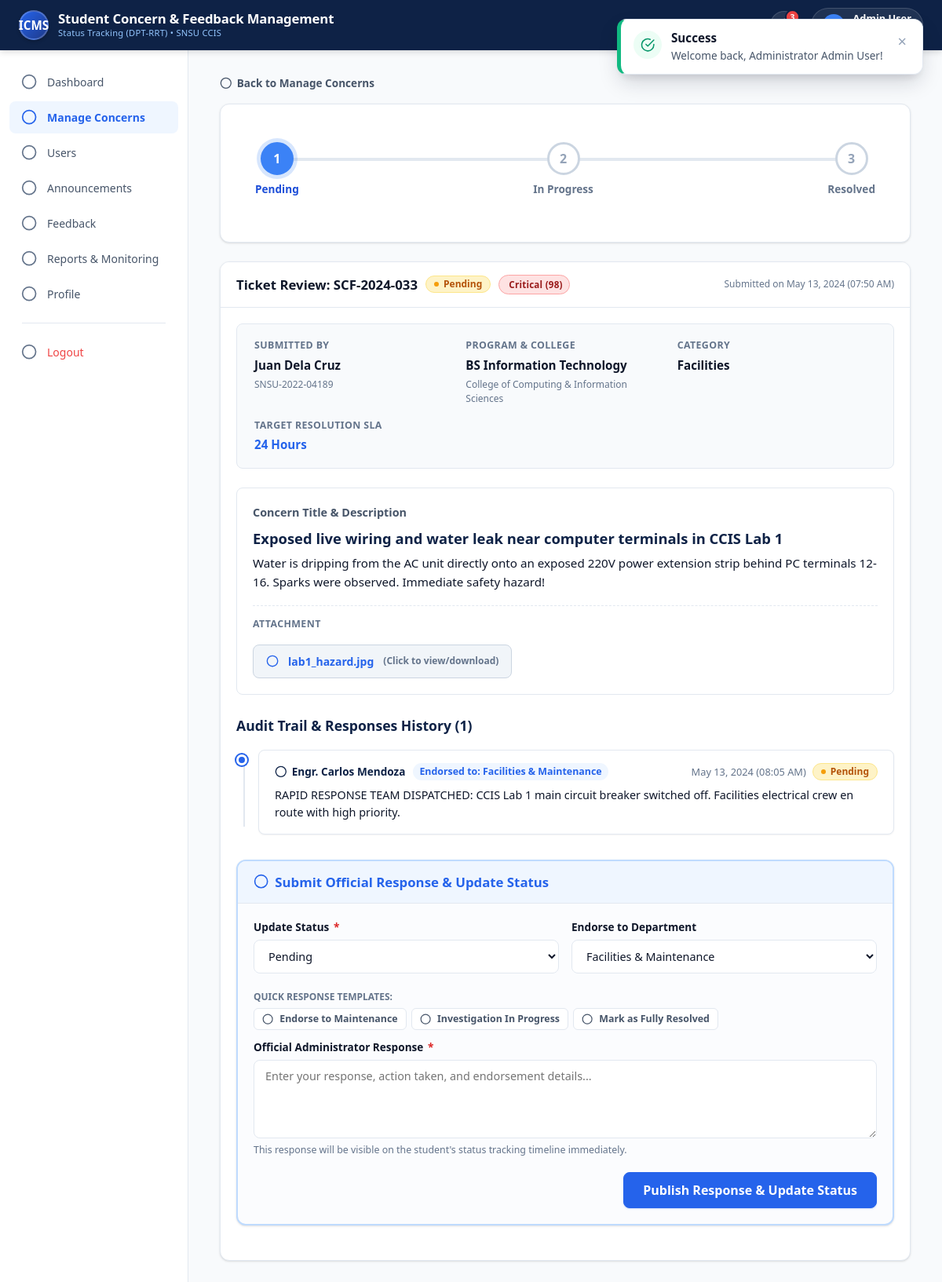
Page /admin/concern_details.php?id=11 (signed in) on the committed database.
### tables this page shows
CREATE TABLE IF NOT EXISTS `concerns` (
  `concern_id` INT AUTO_INCREMENT PRIMARY KEY,
  `ticket_id` VARCHAR(50) NOT NULL UNIQUE,
  `student_id` INT NOT NULL,
  `category_id` INT NOT NULL,
  `status_id` INT NOT NULL DEFAULT 1,
  `title` VARCHAR(255) NOT NULL,
  `description` TEXT NOT NULL,
  `attachment_path` VARCHAR(255) DEFAULT NULL,
  `priority` ENUM('Critical', 'High', 'Medium', 'Low') DEFAULT 'Medium',
  `ai_urgency_score` INT DEFAULT 50,
  `sla_hours` INT DEFAULT 72,
  `is_rrt_alert` TINYINT(1) DEFAULT 0,
  `date_submitted` DATETIME DEFAULT CURRENT_TIMESTAMP,
  INDEX (`ticket_id`),
  INDEX (`student_id`),
  INDEX (`category_id`),
  INDEX (`status_id`),
  INDEX (`priority`),
  CONSTRAINT `fk_concern_student` FOREIGN KEY (`student_id`) REFERENCES `students` (`student_id`) ON DELETE CASCADE,
  CONSTRAINT `fk_concern_category` FOREIGN KEY (`category_id`) REFERENCES `categories` (`category_id`) ON DELETE RESTRICT,
  CONSTRAINT `fk_concern_status` FOREIGN KEY (`status_id`) REFERENCES `statuses` (`status_id`) ON DELETE RESTRICT
);

CREATE TABLE IF NOT EXISTS `students` (
  `student_id` INT AUTO_INCREMENT PRIMARY KEY,
  `student_no` VARCHAR(50) NOT NULL UNIQUE,
  `name` VARCHAR(150) NOT NULL,
  `email` VARCHAR(150) NOT NULL UNIQUE,
  `password` VARCHAR(255) NOT NULL,
  `department` VARCHAR(150) NOT NULL DEFAULT 'College of Computing & Information Sciences',
  `program` VARCHAR(150) NOT NULL DEFAULT 'Bachelor of Science in Information Technology',
  `phone` VARCHAR(50) DEFAULT NULL,
  `status` ENUM('Active', 'Inactive') DEFAULT 'Active',
  `created_at` DATETIME DEFAULT CURRENT_TIMESTAMP
);

CREATE TABLE IF NOT EXISTS `categories` (
  `category_id` INT AUTO_INCREMENT PRIMARY KEY,
  `category_name` VARCHAR(100) NOT NULL UNIQUE,
  `description` TEXT DEFAULT NULL
);

CREATE TABLE IF NOT EXISTS `responses` (
  `response_id` INT AUTO_INCREMENT PRIMARY KEY,
  `concern_id` INT NOT NULL,
  `admin_id` INT NOT NULL,
  `response_text` TEXT NOT NULL,
  `department_endorsed` VARCHAR(150) DEFAULT NULL,
  `status_id` INT NOT NULL,
  `date_responded` DATETIME DEFAULT CURRENT_TIMESTAMP,
  INDEX (`concern_id`),
  INDEX (`admin_id`),
  CONSTRAINT `fk_response_concern` FOREIGN KEY (`concern_id`) REFERENCES `concerns` (`concern_id`) ON DELETE CASCADE,
  CONSTRAINT `fk_response_admin` FOREIGN KEY (`admin_id`) REFERENCES `administrators` (`admin_id`) ON DELETE CASCADE,
  CONSTRAINT `fk_response_status` FOREIGN KEY (`status_id`) REFERENCES `statuses` (`status_id`) ON DELETE RESTRICT
);

CREATE TABLE IF NOT EXISTS `statuses` (
  `status_id` INT AUTO_INCREMENT PRIMARY KEY,
  `status_name` VARCHAR(50) NOT NULL UNIQUE
);

### admin/concern_details.php (the view, shortened to what this page needs)
<?php
require_once __DIR__ . '/../config/db.php';
require_once __DIR__ . '/../includes/helpers.php';
$concernId = (int)($_GET['id'] ?? 0);
$stmt = $pdo->prepare("
    SELECT c.*, s.name AS student_name, s.student_no, s.email AS student_email, s.department AS student_dept, s.program,
           cat.category_name, st.status_name
    FROM concerns c
    JOIN students s ON c.student_id = s.student_id
    JOIN categories cat ON c.category_id = cat.category_id
    JOIN statuses st ON c.status_id = st.status_id
    WHERE c.concern_id = :id
");
$stmt->execute(['id' => $concernId]);
$concern = $stmt->fetch();
$statuses = $pdo->query("SELECT * FROM statuses ORDER BY status_id ASC")->fetchAll();
$respStmt = $pdo->prepare("
    SELECT r.*, a.name AS admin_name, s.status_name
    FROM responses r
    JOIN administrators a ON r.admin_id = a.admin_id
    JOIN statuses s ON r.status_id = s.status_id
    WHERE r.concern_id = :id
    ORDER BY r.date_responded ASC
");
$respStmt->execute(['id' => $concernId]);
$responses = $respStmt->fetchAll();
require_once __DIR__ . '/../includes/header.php';
require_once __DIR__ . '/../includes/navbar.php';
require_once __DIR__ . '/../includes/sidebar.php';
?>
<a href="concerns.php" class="back-link" style="display: inline-flex; align-items: center; gap: 6px;"><?= icon('arrow-left', '', 16) ?> Back to Manage Concerns</a>
<?php
$currentStatus = $concern['status_name'];
$isPending    = ($currentStatus === 'Pending');
$isInProgress = ($currentStatus === 'In Progress');
$isResolved   = ($currentStatus === 'Resolved');
?>
<div class="card" style="margin-bottom: 24px;">
  <div class="card-body" style="padding: 16px 24px;">
    <div class="status-tracker">
      <div class="status-step <?= ($isPending ? 'current' : 'completed') ?>">
        <div class="status-step-icon">1</div>
        <span class="status-step-label">Pending</span>
      </div>
      <div class="status-step <?= ($isInProgress ? 'current' : ($isResolved ? 'completed' : '')) ?>">
        <div class="status-step-icon">2</div>
        <span class="status-step-label">In Progress</span>
      </div>
      <div class="status-step <?= ($isResolved ? 'completed current' : '') ?>">
        <div class="status-step-icon">3</div>
        <span class="status-step-label">Resolved</span>
      </div>
    </div>
  </div>
</div>
<div class="card">
  <div class="card-header">
    <div style="display: flex; align-items: center; gap: 10px;">
      <h2 class="card-title">Ticket Review: <?= e($concern['ticket_id']) ?></h2>
      <?= renderStatusBadge($concern['status_name']) ?>
      <?= renderPriorityBadge($concern['priority'], $concern['ai_urgency_score']) ?>
    </div>
    <span class="text-xs text-muted">Submitted on <?= formatDateTime($concern['date_submitted']) ?></span>
  </div>
  <div class="card-body">
    <div class="concern-meta-grid">
      <div class="meta-field">
        <span class="meta-label">Submitted By</span>
        <span class="meta-value"><?= e($concern['student_name']) ?></span>
        <span class="text-xs text-muted"><?= e($concern['student_no']) ?></span>
      </div>
      <div class="meta-field">
        <span class="meta-label">Program & College</span>
        <span class="meta-value"><?= e($concern['program']) ?></span>
        <span class="text-xs text-muted"><?= e($concern['student_dept']) ?></span>
      </div>
      <div class="meta-field">
        <span class="meta-label">Category</span>
        <span class="meta-value"><?= e($concern['category_name']) ?></span>
      </div>
      <div class="meta-field">
        <span class="meta-label">Target Resolution SLA</span>
        <span class="meta-value" style="color: #2563eb; font-weight: 700;"><?= (int)$concern['sla_hours'] ?> Hours</span>
      </div>
    </div>
    <div class="concern-description-block">
      <div class="concern-description-title">Concern Title & Description</div>
      <h3 style="font-size: 1.15rem; font-weight: 700; margin-bottom: 8px; color: var(--navy-primary);"><?= e($concern['title']) ?></h3>
      <div class="concern-description-text"><?= nl2br(e($concern['description'])) ?></div>
      <?php if (!empty($concern['attachment_path'])): ?>
        <div style="margin-top: 18px; padding-top: 14px; border-top: 1px dashed var(--border-color);">
          <span class="meta-label" style="display: block; margin-bottom: 6px;">Attachment</span>
          <a href="../<?= e($concern['attachment_path']) ?>" target="_blank" class="attachment-preview-card">
            <?= icon('paperclip', '', 20) ?>
            <span><?= e(basename($concern['attachment_path'])) ?></span>
            <span class="text-xs text-muted">(Click to view/download)</span>
          </a>
        </div>
      <?php endif; ?>
    </div>
    <div style="margin-top: 28px;">
      <h3 style="font-size: 1.1rem; font-weight: 700; margin-bottom: 16px; color: var(--navy-primary);">
        Audit Trail & Responses History (<?= count($responses) ?>)
      </h3>
      <?php if (empty($responses)): ?>
        <div style="background: #f8fafc; border: 1px dashed var(--border-color); border-radius: var(--radius-md); padding: 20px; text-align: center; color: var(--text-muted); margin-bottom: 24px;">
          No administrative response logged yet. Use the form below to respond.
        </div>
      <?php else: ?>
        <div class="timeline" style="margin-bottom: 32px;">
          <?php foreach ($responses as $resp): ?>
            <div class="timeline-item">
              <div class="timeline-dot"></div>
              <div class="timeline-box">
                <div class="timeline-header">
                  <div style="display: flex; align-items: center; gap: 10px;">
                    <span class="timeline-author" style="display: inline-flex; align-items: center; gap: 6px;"><?= icon('user', '', 16) ?> <?= e($resp['admin_name']) ?></span>
                    <?php if (!empty($resp['department_endorsed'])): ?>
                      <span class="timeline-department">Endorsed to: <?= e($resp['department_endorsed']) ?></span>
                    <?php endif; ?>
                  </div>
                  <div style="display: flex; align-items: center; gap: 8px;">
                    <span class="timeline-time"><?= formatDateTime($resp['date_responded']) ?></span>
                    <?= renderStatusBadge($resp['status_name']) ?>
                  </div>
                </div>
                <div class="timeline-content">
                  <?= nl2br(e($resp['response_text'])) ?>
                </div>
              </div>
            </div>
          <?php endforeach; ?>
        </div>
      <?php endif; ?>
    </div>
    <div id="responseBox" class="card" style="border: 2px solid var(--brand-blue-border); background-color: #fbfcfe; margin-top: 24px;">
      <div class="card-header" style="background-color: var(--brand-blue-light);">
        <h3 class="card-title" style="color: var(--brand-blue); display: flex; align-items: center; gap: 8px;">
          <?= icon('edit', '', 20) ?>
          <span>Submit Official Response & Update Status</span>
        </h3>
      </div>
      <div class="card-body">
        <form action="../actions/response_action.php" method="POST">
          <div style="display: grid; grid-template-columns: repeat(auto-fit, minmax(240px, 1fr)); gap: 16px; margin-bottom: 16px;">
            <div class="form-group" style="margin-bottom: 0;">
              <label class="form-label" for="respStatus">Update Status <span class="required">*</span></label>
              <select name="status_id" id="respStatus" class="form-control" required>
                <?php foreach ($statuses as $st): ?>
                  <option value="<?= $st['status_id'] ?>" <?= ($concern['status_id'] == $st['status_id']) ? 'selected' : '' ?>>
                    <?= e($st['status_name']) ?>
                  </option>
                <?php endforeach; ?>
              </select>
            </div>
            <div class="form-group" style="margin-bottom: 0;">
              <label class="form-label" for="respDept">Endorse to Department</label>
              <select name="department_endorsed" id="respDept" class="form-control">
                <option value="Facilities & Maintenance" <?= ($concern['category_name'] === 'Facilities') ? 'selected' : '' ?>>Facilities & Maintenance</option>
              </select>
            </div>
          </div>
          <div style="margin-bottom: 12px;">
            <span class="text-xs text-muted" style="font-weight: 700; text-transform: uppercase;">Quick Response Templates:</span>
            <div style="display: flex; gap: 6px; flex-wrap: wrap; margin-top: 4px;">
              <button type="button" class="btn btn-secondary btn-sm" onclick="setResponse('We have received and acknowledged your report. This concern has been officially endorsed to the maintenance team for inspection.')">
                <?= icon('wrench', '', 14) ?> <span>Endorse to Maintenance</span>
              </button>
              <button type="button" class="btn btn-secondary btn-sm" onclick="setResponse('Investigation is currently ongoing with the department head. We will update you with the resolution within 48 hours.')">
                <?= icon('search', '', 14) ?> <span>Investigation In Progress</span>
              </button>
              <button type="button" class="btn btn-secondary btn-sm" onclick="setResponse('This issue has been thoroughly resolved and inspected on-site. Thank you for bringing this to our attention!')">
                <?= icon('check-circle', '', 14) ?> <span>Mark as Fully Resolved</span>
              </button>
            </div>
          </div>
          <div class="form-group">
            <label class="form-label" for="responseText">Official Administrator Response <span class="required">*</span></label>
            <textarea name="response_text" id="responseText" class="form-control" rows="4" placeholder="Enter your response, action taken, and endorsement details..." required></textarea>
            <span class="form-help">This response will be visible on the student's status tracking timeline immediately.</span>
          </div>
          <div style="display: flex; justify-content: flex-end; gap: 10px; margin-top: 16px;">
            <button type="submit" class="btn btn-primary btn-lg">
              <span>Publish Response & Update Status</span>
            </button>
          </div>
        </form>
      </div>
    </div>
  </div>
</div>
<?php require_once __DIR__ . '/../includes/footer.php'; ?>

### includes/helpers.php (shortened to what this page needs)
<?php
function e(?string $str): string {
    return htmlspecialchars((string)($str ?? ''), ENT_QUOTES, 'UTF-8');
}
function renderStatusBadge(string $statusName): string {
    $name = trim($statusName);
    $lower = strtolower($name);
    if (strpos($lower, 'pending') !== false) {
        return '<span class="status-pill status-pending"><span class="status-dot"></span>Pending</span>';
    } elseif (strpos($lower, 'progress') !== false) {
        return '<span class="status-pill status-progress"><span class="status-dot"></span>In Progress</span>';
    } elseif (strpos($lower, 'resolved') !== false) {
        return '<span class="status-pill status-resolved"><span class="status-dot"></span>Resolved</span>';
    }
    return '<span class="status-pill">' . e($name) . '</span>';
}
function renderPriorityBadge(string $priority, ?int $score = null): string {
    $p = ucfirst(strtolower(trim($priority)));
    $scoreText = ($score !== null) ? " (" . (int)$score . ")" : "";
    switch ($p) {
        case 'Critical':
            return '<span class="priority-pill priority-critical"><span class="pulse-ring"></span>Critical' . $scoreText . '</span>';
    }
}
function formatDateTime(?string $datetime): string {
    $time = strtotime($datetime);
    return date('M d, Y (h:i A)', $time);
}
function getIcon(string $name, string $extraClass = '', ?int $size = null): string {
    $dim = $size ? "width='{$size}' height='{$size}'" : "";
    $classAttr = "class='svg-icon " . e($extraClass) . "'";
    return $icons[$name] ?? "<svg {$classAttr} {$dim} viewBox='0 0 24 24'><circle cx='12' cy='12' r='10'/></svg>";
}
function icon(string $name, string $extraClass = '', ?int $size = null): string {
    return getIcon($name, $extraClass, $size);
}

### rows in the picture
concerns: ticket "SCF-2024-033", ai_urgency_score "(98)", date_submitted "May 13, 2024 (07:50 AM)", student.name "Juan Dela Cruz", student.student_no "SNSU-2022-04189", student.program "BS Information Technology", student.department "College of Computing & Information Sciences", category.category_name "Facilities", sla_hours "24", title "Exposed live wiring and water leak near computer terminals in CCIS Lab 1", description "Water is dripping from the AC unit directly onto an exposed 220V power extension strip behind PC terminals 12-16. Sparks were observed. Immediate safety hazard!", attachment_path "lab1_hazard.jpg", status_id "Pending"
responses: admin.name "Engr. Carlos Mendoza", department_endorsed "Facilities & Maintenance", date_responded "May 13, 2024 (08:05 AM)", response_text "RAPID RESPONSE TEAM DISPATCHED: CCIS Lab 1 main circuit breaker switched off. Facilities electrical crew en route with high priority."
categories: department_endorsed "Facilities & Maintenance"

### other values in the picture
count($responses) "1"
